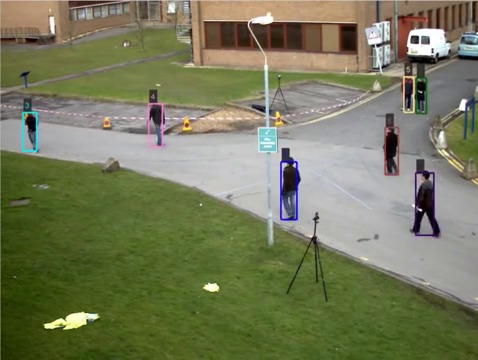
#> input picture frame 61 of test.mp4, 478 x 360 px
$ python 26_basic_motion_detection_opencv_python.py
#> lines starting #> are read from the running program, lines starting #| are printed output that depends on the picture; after the words box and inside, x2 and y2 are one past the last pixel; in counts of white or black regions, pixels touching at a corner belong together
import cv2
import numpy as np

cap = cv2.VideoCapture('test.mp4')
frame_width = int( cap.get(cv2.CAP_PROP_FRAME_WIDTH))

frame_height =int( cap.get( cv2.CAP_PROP_FRAME_HEIGHT))

fourcc = cv2.VideoWriter_fourcc('X','V','I','D')

out = cv2.VideoWriter("output.avi", fourcc, 5.0, (1280,720))

ret, frame1 = cap.read()
#> frame1 is the input picture: shape (360, 478, 3); mean B, G, R 91.7, 122.8, 118.9
ret, frame2 = cap.read()
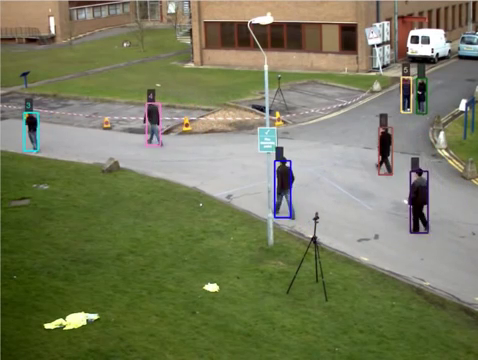
#> input picture frame 62 of test.mp4, 478 x 360 px
#> frame2 is the input picture: shape (360, 478, 3); mean B, G, R 91.6, 122.8, 118.9
print(frame1.shape)
#| (360, 478, 3)
while cap.isOpened():
    diff = cv2.absdiff(frame1, frame2)
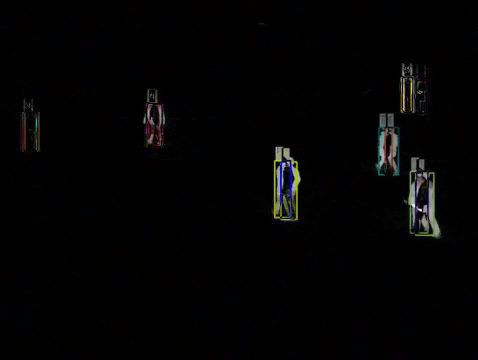
#> diff: shape (360, 478, 3); mean B, G, R 3.2, 3.3, 3.3
    gray = cv2.cvtColor(diff, cv2.COLOR_BGR2GRAY)
    blur = cv2.GaussianBlur(gray, (5,5), 0)
    _, thresh = cv2.threshold(blur, 20, 255, cv2.THRESH_BINARY)
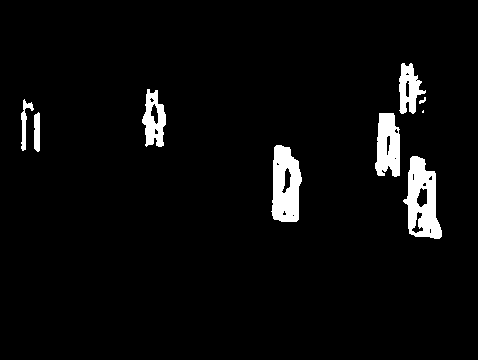
#> thresh: shape (360, 478); 4.1% white; 9 white regions (1 under 20 px), largest, box (x1, y1, x2, y2) and area: (403, 156, 442, 239) 1907, (271, 145, 302, 222) 1766, (375, 113, 400, 177) 1250
    dilated = cv2.dilate(thresh, None, iterations=3)
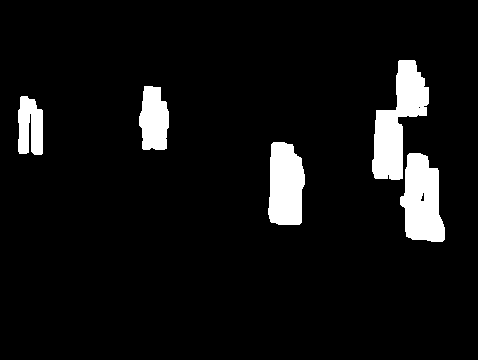
#> dilated: shape (360, 478); 6.8% white; 5 white regions
    contours, _ = cv2.findContours(dilated, cv2.RETR_TREE, cv2.CHAIN_APPROX_SIMPLE)
#> contours = 7 contours, 1 with area under 20; largest, box (x1, y1, x2, y2) and area: (372, 60, 429, 180) 3306, (400, 153, 445, 242) 2814, (268, 142, 305, 225) 2468, (139, 86, 169, 150) 1460, (18, 96, 43, 155) 1109, (420, 192, 425, 202) 24

    for contour in contours:
        (x, y, w, h) = cv2.boundingRect(contour)

        if cv2.contourArea(contour) < 900:
            continue
        cv2.rectangle(frame1, (x, y), (x+w, y+h), (0, 255, 0), 2)
        cv2.putText(frame1, "Status: {}".format('Movement'), (10, 20), cv2.FONT_HERSHEY_SIMPLEX,
                    1, (0, 0, 255), 3)
#> this loop made 7 passes
#> (x, y, w, h) on passes 1 to 6: (400, 153, 45, 89), (420, 192, 5, 10), (268, 142, 37, 83), (18, 96, 25, 59), (139, 86, 30, 64), (372, 60, 57, 120)
#> (contour, x, y, w, h) on pass 7: ([[418, 107], [419, 106], [420, 107], [419, 108]], 418, 106, 3, 3)
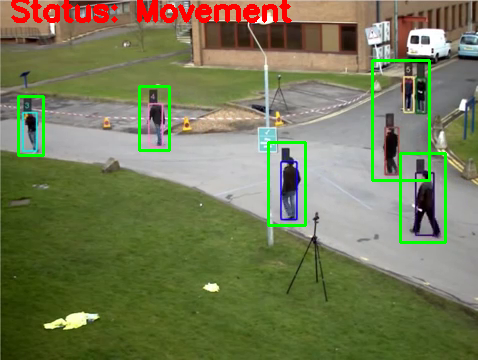
#> frame1: shape (360, 478, 3); 3.9% of pixels changed, all inside (x1, y1, x2, y2) = (11, 0, 447, 244)
    #cv2.drawContours(frame1, contours, -1, (0, 255, 0), 2)

    image = cv2.resize(frame1, (1280,720))
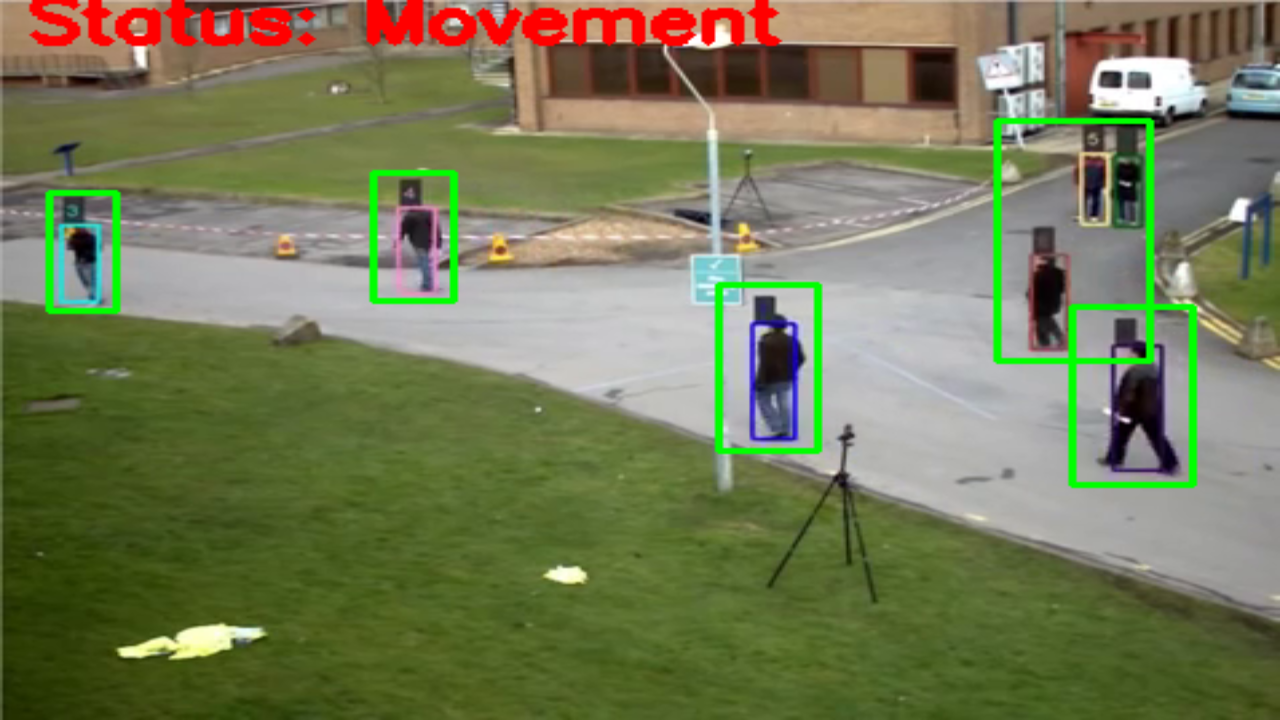
#> image: shape (720, 1280, 3); mean B, G, R 86.5, 122.4, 117.4
    out.write(image)
    cv2.imshow("feed", frame1)
    frame1 = frame2
    ret, frame2 = cap.read()
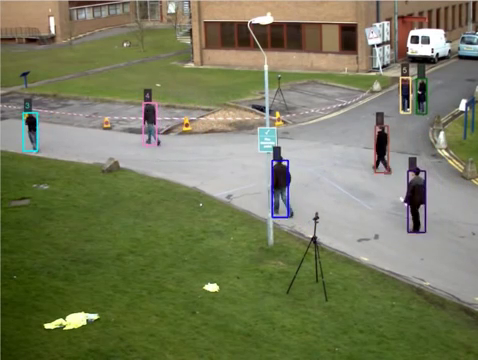
#> input picture frame 63 of test.mp4, 478 x 360 px
#> frame2 is the input picture: shape (360, 478, 3); mean B, G, R 91.6, 122.8, 118.9

    if cv2.waitKey(40) == 27:
#> (key Esc is pressed here)
        break

cv2.destroyAllWindows()
cap.release()
out.release()

$ run again, starting later in the video
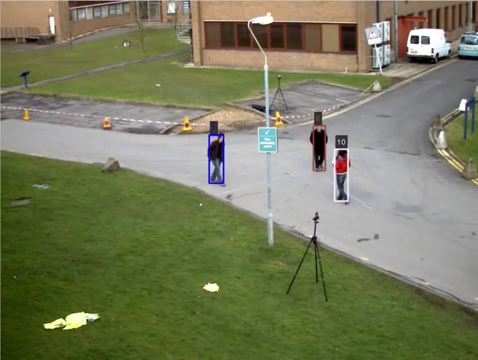
#> input picture frame 277 of test.mp4, 478 x 360 px
#> frame1 is the input picture: shape (360, 478, 3); mean B, G, R 93, 124.1, 120.2
#| (360, 478, 3)
#> `_, thresh = cv2.threshold(blur, 20, 255, cv2.THRESH_BINARY)`:
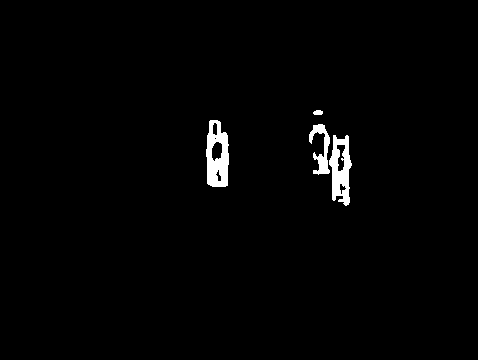
#> thresh: shape (360, 478); 1.5% white; 4 white regions, box (x1, y1, x2, y2) and area: (206, 120, 229, 187) 1079, (329, 135, 352, 206) 976, (309, 124, 330, 175) 487, (313, 110, 323, 115) 42
#> dilated: shape (360, 478); 2.8% white; 3 white regions
#> contours = 4 contours; box (x1, y1, x2, y2) and area: (306, 121, 355, 209) 2650, (203, 117, 232, 190) 1786, (310, 107, 326, 118) 144, (214, 146, 220, 156) 30
#> the loop `for contour in contours:` made 4 passes
#> (x, y, w, h) on passes 1 to 4: (306, 121, 49, 88), (203, 117, 29, 73), (214, 146, 6, 10), (310, 107, 16, 11)
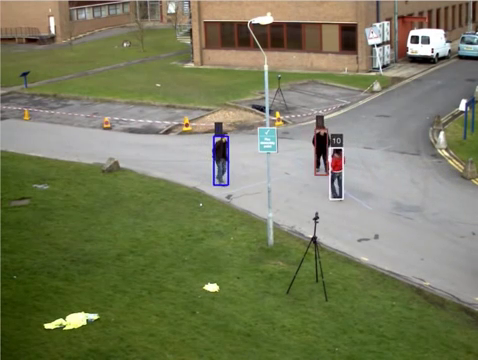
#> input picture frame 279 of test.mp4, 478 x 360 px
#> frame2 is the input picture: shape (360, 478, 3); mean B, G, R 92.9, 124, 120.2

$ run again, starting later in the video
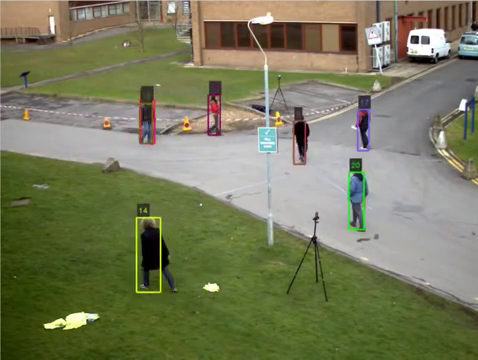
#> input picture frame 492 of test.mp4, 478 x 360 px
#> frame1 is the input picture: shape (360, 478, 3); mean B, G, R 92.4, 123.3, 120.4
#| (360, 478, 3)
#> `_, thresh = cv2.threshold(blur, 20, 255, cv2.THRESH_BINARY)`:
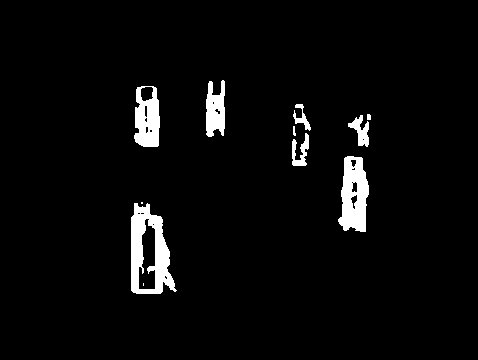
#> thresh: shape (360, 478); 3.9% white; 11 white regions (2 under 20 px), largest, box (x1, y1, x2, y2) and area: (131, 203, 177, 294) 2187, (338, 156, 369, 232) 1635, (134, 86, 160, 147) 1182
#> dilated: shape (360, 478); 6.8% white; 6 white regions
#> contours = 10 contours; largest, box (x1, y1, x2, y2) and area: (128, 199, 180, 297) 3820, (335, 153, 372, 235) 2352, (131, 83, 163, 150) 1866, (203, 77, 228, 140) 1368, (289, 101, 314, 169) 1334
#> the loop `for contour in contours:` made 10 passes
#> (x, y, w, h) on passes 1 to 8: (128, 199, 52, 98), (141, 276, 12, 11), (144, 230, 9, 34), (335, 153, 37, 82), (345, 111, 29, 39), (289, 101, 25, 68), (297, 125, 6, 16), (131, 83, 32, 67)
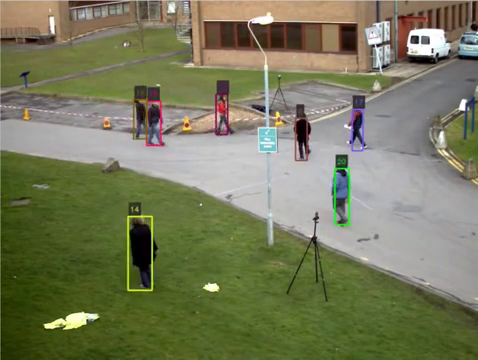
#> input picture frame 494 of test.mp4, 478 x 360 px
#> frame2 is the input picture: shape (360, 478, 3); mean B, G, R 92.3, 123.1, 120.2
